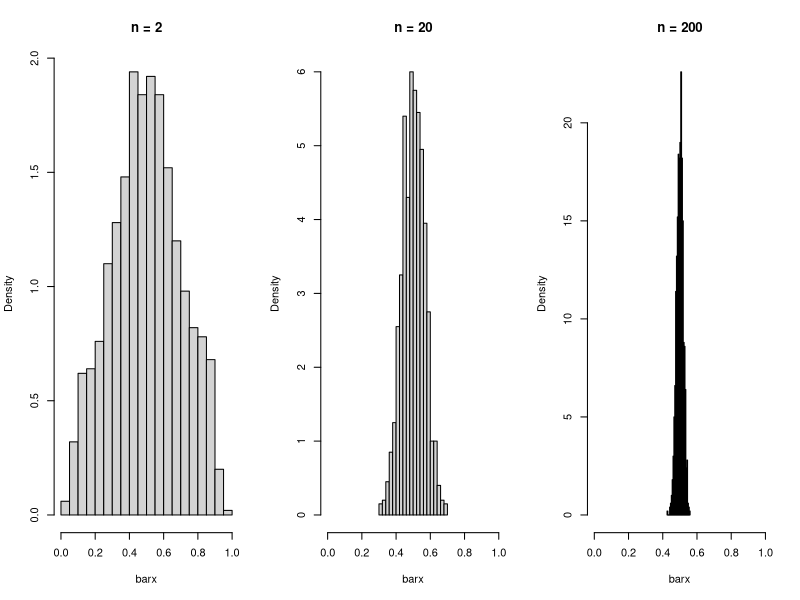
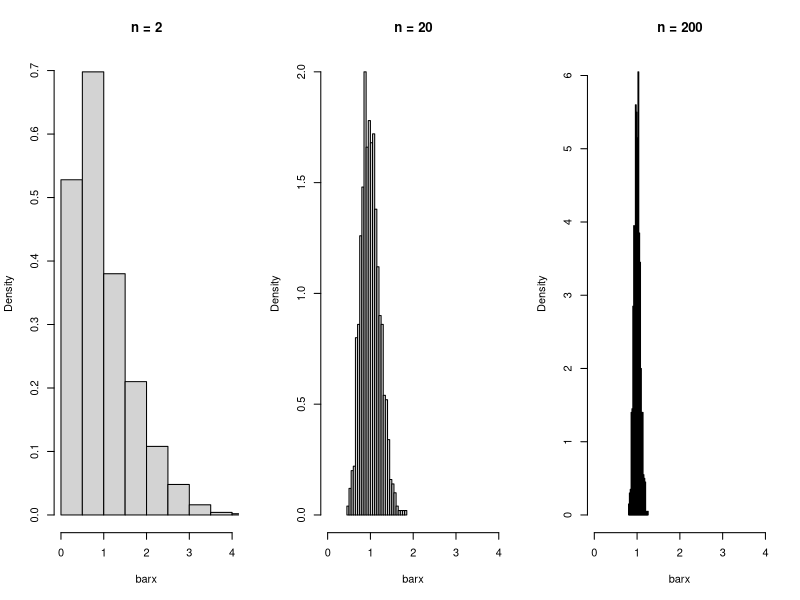
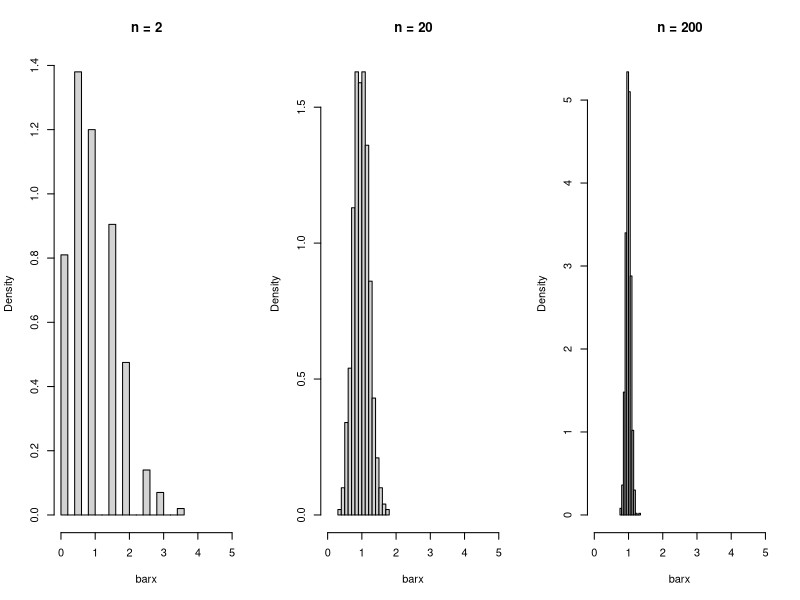

R code for these plots, in order: (Note: this script raises an error after producing the figures.)
## ---- chunk 1
par(mfrow = c(1, 3))
for(n in c(2, 20, 200)){
  x = replicate(1000, runif(n, 0, 1)); barx = apply(x, 2, mean)
  hist(barx, breaks = 20, xlim = c(0, 1), probability=TRUE, main=paste0("n = ", n))
}
## ---- chunk 2
par(mfrow = c(1, 3))
for(n in c(2, 20, 200)){
  x = replicate(1000, rexp(n, 1)); barx = apply(x, 2, mean)
  hist(barx, breaks = 20, xlim = c(0, 4), probability=TRUE, main=paste0("n = ", n))
}
## ---- chunk 3
par(mfrow = c(1, 3))
for(n in c(2, 20, 200)){
  x = replicate(1000, rpois(n, 1)); barx = apply(x, 2, mean)
  hist(barx, breaks = 20, xlim = c(0, 5), probability=TRUE, main=paste0("n = ", n))
}
## ---- chunk 4
    barx = 49.2; s = 3.5; 
    c(barx - qnorm(1 - 0.05/2)*s/sqrt(30), 
      barx + qnorm(1 - 0.05/2)*s/sqrt(30))
## ---- chunk 5
    barx = 49.2; s = 3.5; 
    c(barx - qt(1 - 0.05/2, df = 30 - 1)*s/sqrt(30), 
      barx + qt(1 - 0.05/2, df = 30 - 1)*s/sqrt(30))
## ---- chunk 6
knitr::include_graphics("AvgTestScoreVsEnrollment.png")
## ---- chunk 7
knitr::include_graphics("CancerRatesMap.png")
